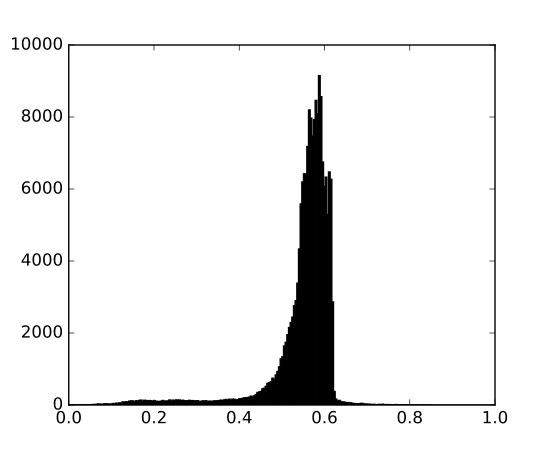

The Python source for this figure:
import matplotlib.pyplot as plt
import matplotlib.image as mpimg
import numpy as np
img = mpimg.imread('../_static/stinkbug.png')
lum_img = img[:,:,0]
plt.hist(lum_img.flatten(), 256, range=(0.0, 1.0), fc='k', ec='k')
